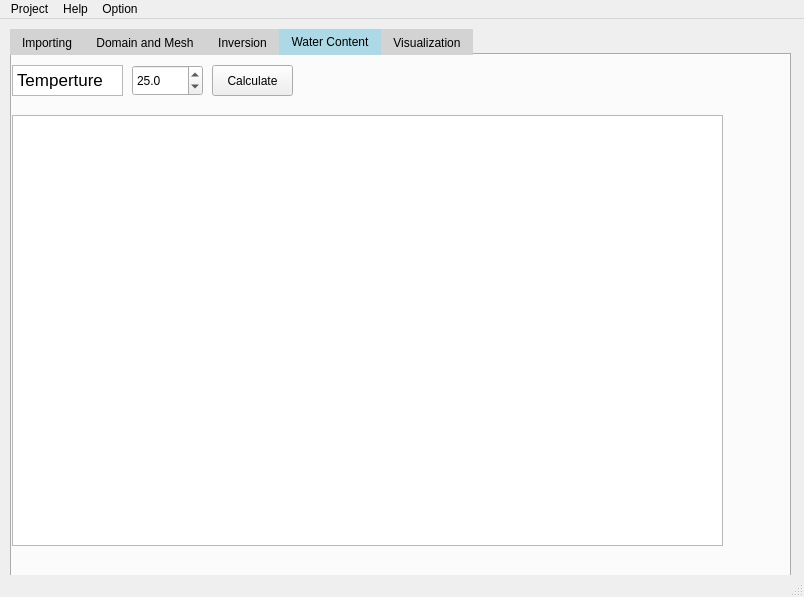
<?xml version="1.0" encoding="UTF-8"?>
<ui version="4.0">
 <class>MainWindow</class>
 <widget class="QMainWindow" name="MainWindow">
  <property name="geometry">
   <rect>
    <x>0</x>
    <y>0</y>
    <width>804</width>
    <height>597</height>
   </rect>
  </property>
  <property name="windowTitle">
   <string>MainWindow</string>
  </property>
  <property name="autoFillBackground">
   <bool>true</bool>
  </property>
  <widget class="QWidget" name="centralwidget">
   <property name="styleSheet">
    <string notr="true">QTabBar::tab:selected {
    background: lightblue;
    color: black;
}
QTabBar::tab:!selected {
    background: lightgray;
    color: black;
}</string>
   </property>
   <widget class="QWidget" name="verticalWidget" native="true">
    <property name="geometry">
     <rect>
      <x>0</x>
      <y>0</y>
      <width>801</width>
      <height>591</height>
     </rect>
    </property>
    <layout class="QHBoxLayout" name="horizontalLayout_2" stretch="0">
     <property name="spacing">
      <number>10</number>
     </property>
     <property name="leftMargin">
      <number>10</number>
     </property>
     <property name="topMargin">
      <number>10</number>
     </property>
     <property name="rightMargin">
      <number>10</number>
     </property>
     <property name="bottomMargin">
      <number>10</number>
     </property>
     <item>
      <widget class="QTabWidget" name="tabWidget">
       <property name="minimumSize">
        <size>
         <width>781</width>
         <height>571</height>
        </size>
       </property>
       <property name="mouseTracking">
        <bool>true</bool>
       </property>
       <property name="autoFillBackground">
        <bool>true</bool>
       </property>
       <property name="styleSheet">
        <string notr="true"/>
       </property>
       <property name="currentIndex">
        <number>3</number>
       </property>
       <widget class="QWidget" name="Importing">
        <attribute name="title">
         <string>Importing</string>
        </attribute>
        <layout class="QVBoxLayout" name="verticalLayout">
         <item>
          <widget class="QTabWidget" name="tabWidget_2">
           <property name="autoFillBackground">
            <bool>false</bool>
           </property>
           <property name="styleSheet">
            <string notr="true">color: rgb(0, 0, 0);
border-top-color: rgb(0, 0, 0);</string>
           </property>
           <property name="currentIndex">
            <number>1</number>
           </property>
           <widget class="QWidget" name="Data">
            <attribute name="title">
             <string>Data</string>
            </attribute>
            <layout class="QGridLayout" name="gridLayout">
             <item row="0" column="2">
              <widget class="QPushButton" name="pushButton_3">
               <property name="text">
                <string>Import</string>
               </property>
              </widget>
             </item>
             <item row="0" column="1">
              <widget class="QPushButton" name="pushButton">
               <property name="text">
                <string>Choose your file</string>
               </property>
              </widget>
             </item>
             <item row="0" column="0">
              <widget class="QLineEdit" name="lineEdit"/>
             </item>
            </layout>
           </widget>
           <widget class="QWidget" name="Pre_processing">
            <attribute name="title">
             <string>Pre_processing</string>
            </attribute>
            <widget class="QPushButton" name="pushButton_2">
             <property name="geometry">
              <rect>
               <x>20</x>
               <y>10</y>
               <width>81</width>
               <height>31</height>
              </rect>
             </property>
             <property name="text">
              <string>Clean Data</string>
             </property>
            </widget>
            <widget class="QListView" name="listView">
             <property name="geometry">
              <rect>
               <x>20</x>
               <y>50</y>
               <width>711</width>
               <height>431</height>
              </rect>
             </property>
            </widget>
           </widget>
          </widget>
         </item>
        </layout>
       </widget>
       <widget class="QWidget" name="Domain_Mesh">
        <attribute name="title">
         <string>Domain and Mesh</string>
        </attribute>
        <widget class="QPushButton" name="pushButton_4">
         <property name="geometry">
          <rect>
           <x>440</x>
           <y>50</y>
           <width>111</width>
           <height>41</height>
          </rect>
         </property>
         <property name="text">
          <string>Apply</string>
         </property>
        </widget>
        <widget class="QPushButton" name="pushButton_8">
         <property name="geometry">
          <rect>
           <x>440</x>
           <y>110</y>
           <width>111</width>
           <height>41</height>
          </rect>
         </property>
         <property name="text">
          <string>Save</string>
         </property>
        </widget>
        <widget class="QListView" name="listView_2">
         <property name="geometry">
          <rect>
           <x>30</x>
           <y>180</y>
           <width>701</width>
           <height>361</height>
          </rect>
         </property>
        </widget>
        <widget class="QWidget" name="layoutWidget">
         <property name="geometry">
          <rect>
           <x>19</x>
           <y>15</y>
           <width>730</width>
           <height>154</height>
          </rect>
         </property>
         <layout class="QVBoxLayout" name="verticalLayout_2">
          <item>
           <layout class="QHBoxLayout" name="horizontalLayout">
            <item>
             <widget class="QTextEdit" name="textEdit_3">
              <property name="html">
               <string>&lt;!DOCTYPE HTML PUBLIC &quot;-//W3C//DTD HTML 4.0//EN&quot; &quot;http://www.w3.org/TR/REC-html40/strict.dtd&quot;&gt;
&lt;html&gt;&lt;head&gt;&lt;meta name=&quot;qrichtext&quot; content=&quot;1&quot; /&gt;&lt;style type=&quot;text/css&quot;&gt;
p, li { white-space: pre-wrap; }
&lt;/style&gt;&lt;/head&gt;&lt;body style=&quot; font-family:'.AppleSystemUIFont'; font-size:13pt; font-weight:400; font-style:normal;&quot;&gt;
&lt;p style=&quot; margin-top:0px; margin-bottom:0px; margin-left:0px; margin-right:0px; -qt-block-indent:0; text-indent:0px;&quot;&gt;&lt;span style=&quot; font-family:'SimSun'; font-size:9pt;&quot;&gt;Geometry:&lt;/span&gt;&lt;/p&gt;&lt;/body&gt;&lt;/html&gt;</string>
              </property>
             </widget>
            </item>
            <item>
             <widget class="QTextEdit" name="textEdit">
              <property name="html">
               <string>&lt;!DOCTYPE HTML PUBLIC &quot;-//W3C//DTD HTML 4.0//EN&quot; &quot;http://www.w3.org/TR/REC-html40/strict.dtd&quot;&gt;
&lt;html&gt;&lt;head&gt;&lt;meta name=&quot;qrichtext&quot; content=&quot;1&quot; /&gt;&lt;style type=&quot;text/css&quot;&gt;
p, li { white-space: pre-wrap; }
&lt;/style&gt;&lt;/head&gt;&lt;body style=&quot; font-family:'.AppleSystemUIFont'; font-size:13pt; font-weight:400; font-style:normal;&quot;&gt;
&lt;p style=&quot; margin-top:0px; margin-bottom:0px; margin-left:0px; margin-right:0px; -qt-block-indent:0; text-indent:0px;&quot;&gt;&lt;span style=&quot; font-family:'SimSun'; font-size:9pt;&quot;&gt;start&lt;/span&gt;&lt;/p&gt;&lt;/body&gt;&lt;/html&gt;</string>
              </property>
             </widget>
            </item>
            <item>
             <widget class="QSpinBox" name="spinBox"/>
            </item>
            <item>
             <widget class="QSpinBox" name="spinBox_3"/>
            </item>
            <item>
             <widget class="QTextEdit" name="textEdit_2">
              <property name="html">
               <string>&lt;!DOCTYPE HTML PUBLIC &quot;-//W3C//DTD HTML 4.0//EN&quot; &quot;http://www.w3.org/TR/REC-html40/strict.dtd&quot;&gt;
&lt;html&gt;&lt;head&gt;&lt;meta name=&quot;qrichtext&quot; content=&quot;1&quot; /&gt;&lt;style type=&quot;text/css&quot;&gt;
p, li { white-space: pre-wrap; }
&lt;/style&gt;&lt;/head&gt;&lt;body style=&quot; font-family:'.AppleSystemUIFont'; font-size:13pt; font-weight:400; font-style:normal;&quot;&gt;
&lt;p style=&quot; margin-top:0px; margin-bottom:0px; margin-left:0px; margin-right:0px; -qt-block-indent:0; text-indent:0px;&quot;&gt;&lt;span style=&quot; font-family:'SimSun'; font-size:9pt;&quot;&gt;end&lt;/span&gt;&lt;/p&gt;&lt;/body&gt;&lt;/html&gt;</string>
              </property>
             </widget>
            </item>
            <item>
             <widget class="QSpinBox" name="spinBox_2"/>
            </item>
            <item>
             <widget class="QSpinBox" name="spinBox_4"/>
            </item>
           </layout>
          </item>
          <item>
           <layout class="QHBoxLayout" name="horizontalLayout_3">
            <item>
             <widget class="QTextEdit" name="textEdit_4">
              <property name="html">
               <string>&lt;!DOCTYPE HTML PUBLIC &quot;-//W3C//DTD HTML 4.0//EN&quot; &quot;http://www.w3.org/TR/REC-html40/strict.dtd&quot;&gt;
&lt;html&gt;&lt;head&gt;&lt;meta name=&quot;qrichtext&quot; content=&quot;1&quot; /&gt;&lt;style type=&quot;text/css&quot;&gt;
p, li { white-space: pre-wrap; }
&lt;/style&gt;&lt;/head&gt;&lt;body style=&quot; font-family:'.AppleSystemUIFont'; font-size:13pt; font-weight:400; font-style:normal;&quot;&gt;
&lt;p style=&quot; margin-top:0px; margin-bottom:0px; margin-left:0px; margin-right:0px; -qt-block-indent:0; text-indent:0px;&quot;&gt;&lt;span style=&quot; font-family:'SimSun'; font-size:9pt;&quot;&gt;Mesh:&lt;/span&gt;&lt;/p&gt;&lt;/body&gt;&lt;/html&gt;</string>
              </property>
             </widget>
            </item>
            <item>
             <widget class="QTextEdit" name="textEdit_5">
              <property name="html">
               <string>&lt;!DOCTYPE HTML PUBLIC &quot;-//W3C//DTD HTML 4.0//EN&quot; &quot;http://www.w3.org/TR/REC-html40/strict.dtd&quot;&gt;
&lt;html&gt;&lt;head&gt;&lt;meta name=&quot;qrichtext&quot; content=&quot;1&quot; /&gt;&lt;style type=&quot;text/css&quot;&gt;
p, li { white-space: pre-wrap; }
&lt;/style&gt;&lt;/head&gt;&lt;body style=&quot; font-family:'.AppleSystemUIFont'; font-size:13pt; font-weight:400; font-style:normal;&quot;&gt;
&lt;p style=&quot; margin-top:0px; margin-bottom:0px; margin-left:0px; margin-right:0px; -qt-block-indent:0; text-indent:0px;&quot;&gt;&lt;span style=&quot; font-family:'SimSun'; font-size:9pt;&quot;&gt;Quality&lt;/span&gt;&lt;/p&gt;&lt;/body&gt;&lt;/html&gt;</string>
              </property>
             </widget>
            </item>
            <item>
             <widget class="QDoubleSpinBox" name="doubleSpinBox"/>
            </item>
            <item>
             <widget class="QTextEdit" name="textEdit_6">
              <property name="html">
               <string>&lt;!DOCTYPE HTML PUBLIC &quot;-//W3C//DTD HTML 4.0//EN&quot; &quot;http://www.w3.org/TR/REC-html40/strict.dtd&quot;&gt;
&lt;html&gt;&lt;head&gt;&lt;meta name=&quot;qrichtext&quot; content=&quot;1&quot; /&gt;&lt;style type=&quot;text/css&quot;&gt;
p, li { white-space: pre-wrap; }
&lt;/style&gt;&lt;/head&gt;&lt;body style=&quot; font-family:'.AppleSystemUIFont'; font-size:13pt; font-weight:400; font-style:normal;&quot;&gt;
&lt;p style=&quot; margin-top:0px; margin-bottom:0px; margin-left:0px; margin-right:0px; -qt-block-indent:0; text-indent:0px;&quot;&gt;&lt;span style=&quot; font-family:'SimSun'; font-size:9pt;&quot;&gt;Area&lt;/span&gt;&lt;/p&gt;&lt;/body&gt;&lt;/html&gt;</string>
              </property>
             </widget>
            </item>
            <item>
             <widget class="QDoubleSpinBox" name="doubleSpinBox_2"/>
            </item>
           </layout>
          </item>
         </layout>
        </widget>
       </widget>
       <widget class="QWidget" name="Inversion">
        <attribute name="title">
         <string>Inversion</string>
        </attribute>
        <widget class="QWidget" name="layoutWidget_2">
         <property name="geometry">
          <rect>
           <x>10</x>
           <y>30</y>
           <width>411</width>
           <height>73</height>
          </rect>
         </property>
         <layout class="QHBoxLayout" name="horizontalLayout_4">
          <item>
           <widget class="QTextEdit" name="textEdit_8">
            <property name="html">
             <string>&lt;!DOCTYPE HTML PUBLIC &quot;-//W3C//DTD HTML 4.0//EN&quot; &quot;http://www.w3.org/TR/REC-html40/strict.dtd&quot;&gt;
&lt;html&gt;&lt;head&gt;&lt;meta name=&quot;qrichtext&quot; content=&quot;1&quot; /&gt;&lt;style type=&quot;text/css&quot;&gt;
p, li { white-space: pre-wrap; }
&lt;/style&gt;&lt;/head&gt;&lt;body style=&quot; font-family:'.AppleSystemUIFont'; font-size:13pt; font-weight:400; font-style:normal;&quot;&gt;
&lt;p style=&quot; margin-top:0px; margin-bottom:0px; margin-left:0px; margin-right:0px; -qt-block-indent:0; text-indent:0px;&quot;&gt;&lt;span style=&quot; font-family:'SimSun'; font-size:9pt;&quot;&gt;maxIter:&lt;/span&gt;&lt;/p&gt;&lt;/body&gt;&lt;/html&gt;</string>
            </property>
           </widget>
          </item>
          <item>
           <widget class="QSpinBox" name="spinBox_8"/>
          </item>
          <item>
           <widget class="QTextEdit" name="textEdit_9">
            <property name="html">
             <string>&lt;!DOCTYPE HTML PUBLIC &quot;-//W3C//DTD HTML 4.0//EN&quot; &quot;http://www.w3.org/TR/REC-html40/strict.dtd&quot;&gt;
&lt;html&gt;&lt;head&gt;&lt;meta name=&quot;qrichtext&quot; content=&quot;1&quot; /&gt;&lt;style type=&quot;text/css&quot;&gt;
p, li { white-space: pre-wrap; }
&lt;/style&gt;&lt;/head&gt;&lt;body style=&quot; font-family:'.AppleSystemUIFont'; font-size:13pt; font-weight:400; font-style:normal;&quot;&gt;
&lt;p style=&quot; margin-top:0px; margin-bottom:0px; margin-left:0px; margin-right:0px; -qt-block-indent:0; text-indent:0px;&quot;&gt;&lt;span style=&quot; font-family:'SimSun'; font-size:9pt;&quot;&gt;Lam:&lt;/span&gt;&lt;/p&gt;&lt;/body&gt;&lt;/html&gt;</string>
            </property>
           </widget>
          </item>
          <item>
           <widget class="QSpinBox" name="spinBox_11"/>
          </item>
          <item>
           <widget class="QTextEdit" name="textEdit_10">
            <property name="html">
             <string>&lt;!DOCTYPE HTML PUBLIC &quot;-//W3C//DTD HTML 4.0//EN&quot; &quot;http://www.w3.org/TR/REC-html40/strict.dtd&quot;&gt;
&lt;html&gt;&lt;head&gt;&lt;meta name=&quot;qrichtext&quot; content=&quot;1&quot; /&gt;&lt;style type=&quot;text/css&quot;&gt;
p, li { white-space: pre-wrap; }
&lt;/style&gt;&lt;/head&gt;&lt;body style=&quot; font-family:'.AppleSystemUIFont'; font-size:13pt; font-weight:400; font-style:normal;&quot;&gt;
&lt;p style=&quot; margin-top:0px; margin-bottom:0px; margin-left:0px; margin-right:0px; -qt-block-indent:0; text-indent:0px;&quot;&gt;&lt;span style=&quot; font-family:'SimSun'; font-size:9pt;&quot;&gt;dPhi:&lt;/span&gt;&lt;/p&gt;&lt;/body&gt;&lt;/html&gt;</string>
            </property>
           </widget>
          </item>
          <item>
           <widget class="QSpinBox" name="spinBox_10"/>
          </item>
         </layout>
        </widget>
        <widget class="QPushButton" name="pushButton_5">
         <property name="geometry">
          <rect>
           <x>440</x>
           <y>10</y>
           <width>111</width>
           <height>41</height>
          </rect>
         </property>
         <property name="text">
          <string>Apply</string>
         </property>
        </widget>
        <widget class="QPushButton" name="pushButton_9">
         <property name="geometry">
          <rect>
           <x>440</x>
           <y>60</y>
           <width>111</width>
           <height>41</height>
          </rect>
         </property>
         <property name="text">
          <string>Save</string>
         </property>
        </widget>
        <widget class="QListView" name="listView_3">
         <property name="geometry">
          <rect>
           <x>30</x>
           <y>110</y>
           <width>711</width>
           <height>431</height>
          </rect>
         </property>
        </widget>
       </widget>
       <widget class="QWidget" name="tab_5">
        <attribute name="title">
         <string>Water Content</string>
        </attribute>
        <widget class="QTextEdit" name="textEdit_11">
         <property name="geometry">
          <rect>
           <x>0</x>
           <y>10</y>
           <width>111</width>
           <height>31</height>
          </rect>
         </property>
         <property name="html">
          <string>&lt;!DOCTYPE HTML PUBLIC &quot;-//W3C//DTD HTML 4.0//EN&quot; &quot;http://www.w3.org/TR/REC-html40/strict.dtd&quot;&gt;
&lt;html&gt;&lt;head&gt;&lt;meta name=&quot;qrichtext&quot; content=&quot;1&quot; /&gt;&lt;style type=&quot;text/css&quot;&gt;
p, li { white-space: pre-wrap; }
&lt;/style&gt;&lt;/head&gt;&lt;body style=&quot; font-family:'.AppleSystemUIFont'; font-size:13pt; font-weight:400; font-style:normal;&quot;&gt;
&lt;p style=&quot; margin-top:0px; margin-bottom:0px; margin-left:0px; margin-right:0px; -qt-block-indent:0; text-indent:0px;&quot;&gt;Temperture&lt;/p&gt;&lt;/body&gt;&lt;/html&gt;</string>
         </property>
        </widget>
        <widget class="QListView" name="listView_6">
         <property name="geometry">
          <rect>
           <x>0</x>
           <y>60</y>
           <width>711</width>
           <height>431</height>
          </rect>
         </property>
        </widget>
        <widget class="QDoubleSpinBox" name="doubleSpinBox_3">
         <property name="geometry">
          <rect>
           <x>120</x>
           <y>10</y>
           <width>71</width>
           <height>31</height>
          </rect>
         </property>
         <property name="decimals">
          <number>1</number>
         </property>
         <property name="singleStep">
          <double>0.100000000000000</double>
         </property>
         <property name="value">
          <double>25.000000000000000</double>
         </property>
        </widget>
        <widget class="QPushButton" name="pushButton_12">
         <property name="geometry">
          <rect>
           <x>200</x>
           <y>10</y>
           <width>81</width>
           <height>31</height>
          </rect>
         </property>
         <property name="text">
          <string>Calculate</string>
         </property>
        </widget>
       </widget>
       <widget class="QWidget" name="Visualization">
        <attribute name="title">
         <string>Visualization</string>
        </attribute>
        <layout class="QHBoxLayout" name="horizontalLayout_5">
         <item>
          <widget class="QTabWidget" name="tabWidget_3">
           <property name="currentIndex">
            <number>1</number>
           </property>
           <widget class="QWidget" name="Resistivity">
            <attribute name="title">
             <string>Resistivity</string>
            </attribute>
            <widget class="QPushButton" name="pushButton_7">
             <property name="geometry">
              <rect>
               <x>0</x>
               <y>10</y>
               <width>91</width>
               <height>31</height>
              </rect>
             </property>
             <property name="text">
              <string>Result</string>
             </property>
            </widget>
            <widget class="QPushButton" name="pushButton_10">
             <property name="geometry">
              <rect>
               <x>110</x>
               <y>10</y>
               <width>111</width>
               <height>31</height>
              </rect>
             </property>
             <property name="text">
              <string>Save</string>
             </property>
            </widget>
            <widget class="QListView" name="listView_4">
             <property name="geometry">
              <rect>
               <x>30</x>
               <y>50</y>
               <width>711</width>
               <height>431</height>
              </rect>
             </property>
            </widget>
           </widget>
           <widget class="QWidget" name="Water_content">
            <attribute name="title">
             <string>Water content</string>
            </attribute>
            <widget class="QPushButton" name="pushButton_6">
             <property name="geometry">
              <rect>
               <x>0</x>
               <y>10</y>
               <width>81</width>
               <height>31</height>
              </rect>
             </property>
             <property name="text">
              <string>Convert</string>
             </property>
            </widget>
            <widget class="QPushButton" name="pushButton_11">
             <property name="geometry">
              <rect>
               <x>100</x>
               <y>10</y>
               <width>71</width>
               <height>31</height>
              </rect>
             </property>
             <property name="text">
              <string>Save</string>
             </property>
            </widget>
            <widget class="QListView" name="listView_5">
             <property name="geometry">
              <rect>
               <x>20</x>
               <y>50</y>
               <width>711</width>
               <height>431</height>
              </rect>
             </property>
            </widget>
           </widget>
          </widget>
         </item>
        </layout>
       </widget>
      </widget>
     </item>
    </layout>
   </widget>
  </widget>
  <widget class="QStatusBar" name="statusbar"/>
  <widget class="QMenuBar" name="menubar">
   <property name="geometry">
    <rect>
     <x>0</x>
     <y>0</y>
     <width>804</width>
     <height>21</height>
    </rect>
   </property>
   <widget class="QMenu" name="menuProject">
    <property name="title">
     <string>Project</string>
    </property>
    <addaction name="actionNew"/>
    <addaction name="actionOpen"/>
    <addaction name="actionSave"/>
   </widget>
   <widget class="QMenu" name="menuHelp">
    <property name="title">
     <string>Help</string>
    </property>
    <addaction name="actionGuidline"/>
    <addaction name="actionContract"/>
   </widget>
   <widget class="QMenu" name="menuOption">
    <property name="title">
     <string>Option</string>
    </property>
   </widget>
   <addaction name="menuProject"/>
   <addaction name="menuHelp"/>
   <addaction name="menuOption"/>
  </widget>
  <action name="actionNew">
   <property name="text">
    <string>New</string>
   </property>
  </action>
  <action name="actionOpen">
   <property name="text">
    <string>Open</string>
   </property>
  </action>
  <action name="actionSave">
   <property name="text">
    <string>Save</string>
   </property>
  </action>
  <action name="actionGuidline">
   <property name="text">
    <string>Guidline</string>
   </property>
  </action>
  <action name="actionContract">
   <property name="text">
    <string>Contract</string>
   </property>
  </action>
 </widget>
 <resources/>
 <connections/>
</ui>
